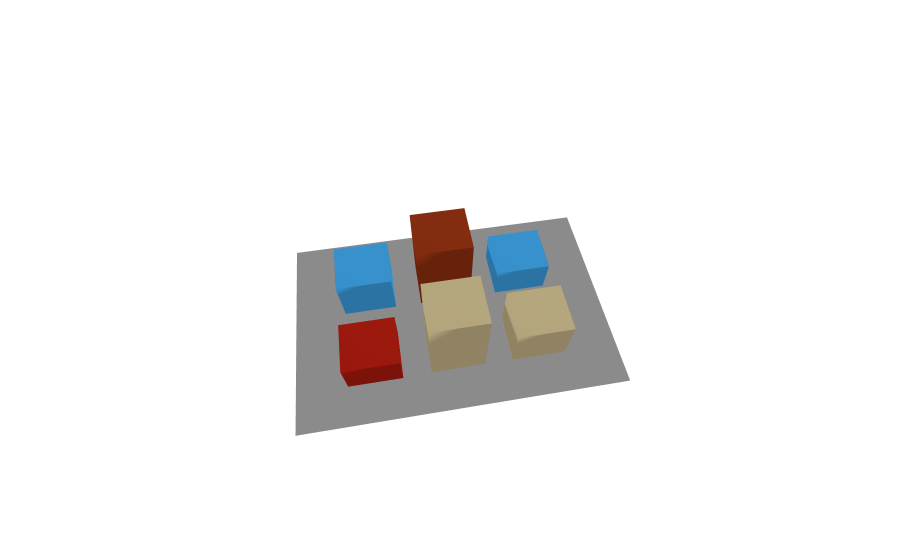

Here is the notebook cell this chart was saved with:
### Code cell
set_defaults(
    "plotly"
)  # Our scene is simple, and Plotly is the best backend for online interactive plots :-)

fig = BASE_SCENE.plot()
fig.update_scenes(xaxis_visible=False, yaxis_visible=False,zaxis_visible=False )
fig.update_layout(scene_camera_eye=dict(x=0.2, y=1.2, z=2))
fig.update_layout(paper_bgcolor="rgba(0,0,0,0)", plot_bgcolor="rgba(0,0,0,0)")
import plotly
plotly.io.write_image(fig, "scene.png", format="png", scale=6)
fig
